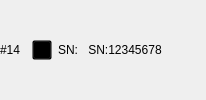
              <widget class="QWidget" name="widget_camera14" native="true">
               <layout class="QHBoxLayout" name="horizontalLayout_20">
                <property name="leftMargin">
                 <number>0</number>
                </property>
                <property name="topMargin">
                 <number>0</number>
                </property>
                <property name="rightMargin">
                 <number>0</number>
                </property>
                <property name="bottomMargin">
                 <number>0</number>
                </property>
                <item>
                 <widget class="QLabel" name="label_28">
                  <property name="text">
                   <string>#14</string>
                  </property>
                 </widget>
                </item>
                <item>
                 <spacer name="horizontalSpacer_28">
                  <property name="orientation">
                   <enum>Qt::Horizontal</enum>
                  </property>
                  <property name="sizeType">
                   <enum>QSizePolicy::Fixed</enum>
                  </property>
                  <property name="sizeHint" stdset="0">
                   <size>
                    <width>5</width>
                    <height>20</height>
                   </size>
                  </property>
                 </spacer>
                </item>
                <item>
                 <widget class="QPushButton" name="pbt_camera14">
                  <property name="sizePolicy">
                   <sizepolicy hsizetype="Fixed" vsizetype="Fixed">
                    <horstretch>0</horstretch>
                    <verstretch>0</verstretch>
                   </sizepolicy>
                  </property>
                  <property name="minimumSize">
                   <size>
                    <width>20</width>
                    <height>20</height>
                   </size>
                  </property>
                  <property name="maximumSize">
                   <size>
                    <width>20</width>
                    <height>20</height>
                   </size>
                  </property>
                  <property name="styleSheet">
                   <string notr="true">QPushButton
{   
    border-image:  url(:/image/camera_off.png);
    background:transparent; 
}

QPushButton:checked
{
    border-image: url(:/image/camera.png);
}
</string>
                  </property>
                  <property name="text">
                   <string/>
                  </property>
                  <property name="checkable">
                   <bool>true</bool>
                  </property>
                 </widget>
                </item>
                <item>
                 <widget class="QLabel" name="label_48">
                  <property name="text">
                   <string>SN:</string>
                  </property>
                 </widget>
                </item>
                <item>
                 <widget class="QPushButton" name="pbt_SN14">
                  <property name="text">
                   <string>SN:12345678</string>
                  </property>
                  <property name="checkable">
                   <bool>true</bool>
                  </property>
                  <property name="flat">
                   <bool>true</bool>
                  </property>
                 </widget>
                </item>
                <item>
                 <spacer name="horizontalSpacer_29">
                  <property name="orientation">
                   <enum>Qt::Horizontal</enum>
                  </property>
                  <property name="sizeHint" stdset="0">
                   <size>
                    <width>40</width>
                    <height>20</height>
                   </size>
                  </property>
                 </spacer>
                </item>
               </layout>
              </widget>
